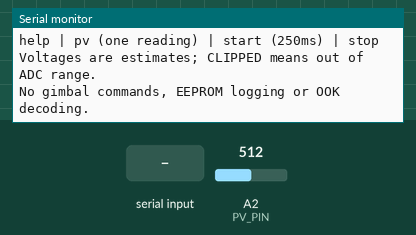
Recording of a sketch running on a simulated Arduino Pro Mini, built with avr-gcc and run on an emulated ATmega328P. Parts: the last lines printed to the serial monitor. The test bench sets the inputs (shaded band); at power-on: A2 (PV_PIN) = 512.

Above: at 1.4 s.
1.5 s: "pv\n" received over Serial
At 2.4 s:
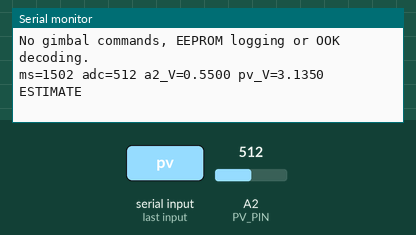
3.0 s: "stop\n" received over Serial
At 3.6 s:
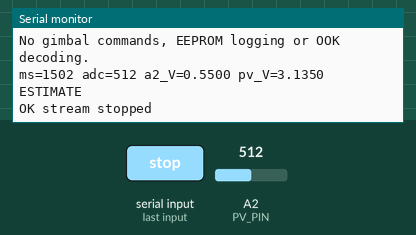
4.5 s: "1\n" received over Serial
At 5.9 s:
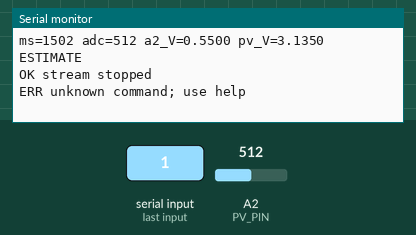

The sketch:

pv_voltage_test.ino
```cpp
// M4-2: Pro Mini ATmega328P 3.3V / 8MHz, serial 9600 baud.
// PV+ -- 47k -- A2 -- 10k -- GND; no separate 100-ohm load.
// Near-open-circuit measurement: the divider still loads the PV with 57k ohm.
// A0/A1 remain reserved for the gimbal. This sketch does not drive it.
// Voltage estimates use nominal reference/resistors; calibrate before evaluation.
// Serial-only wiring test: no EEPROM writes and no OOK decoding.
#include <Arduino.h>
#include <string.h>

const uint8_t PV_PIN = A2;
const float ADC_REFERENCE_V = 1.1f;
const float DIVIDER_GAIN = (47000.0f + 10000.0f) / 10000.0f;
const unsigned long PRINT_INTERVAL_MS = 250;
bool streaming = false;
unsigned long lastPrintMs = 0;
char commandBuffer[24];
uint8_t commandLength = 0;
bool invalidCommand = false;

void printHelp() {
  Serial.println(F("M4-2 PV voltage test; A2; 9600 baud; newline"));
  Serial.println(F("No 100 ohm load; divider 47k/10k; INTERNAL nominal 1.1V"));
  Serial.println(F("help | pv (one reading) | start (250ms) | stop"));
  Serial.println(F("Voltages are estimates; CLIPPED means out of ADC range."));
  Serial.println(F("No gimbal commands, EEPROM logging or OOK decoding."));
}

void printPv() {
  const int raw = analogRead(PV_PIN);
  Serial.print(F("ms=")); Serial.print(millis());
  Serial.print(F(" adc=")); Serial.print(raw);
  if (raw >= 1023) {
    // Do not report a saturated conversion as a valid voltage measurement.
    Serial.println(F(" a2_V=NA pv_V=NA CLIPPED"));
    return;
  }
  const float inputV = raw * (ADC_REFERENCE_V / 1024.0f);
  Serial.print(F(" a2_V=")); Serial.print(inputV, 4);
  Serial.print(F(" pv_V=")); Serial.print(inputV * DIVIDER_GAIN, 4);
  Serial.println(F(" ESTIMATE"));
}

void handleCommand() {
  commandBuffer[commandLength] = '\0';
  char *cmd = strtok(commandBuffer, " \t");
  if (!cmd) return;
  if (strtok(NULL, " \t")) {
    Serial.println(F("ERR unexpected argument; use help"));
    return;
  }
  if (!strcmp(cmd, "help")) printHelp();
  else if (!strcmp(cmd, "pv")) printPv();
  else if (!strcmp(cmd, "start")) {
    streaming = true;
    lastPrintMs = millis();
    printPv();
  } else if (!strcmp(cmd, "stop")) {
    streaming = false;
    Serial.println(F("OK stream stopped"));
  } else Serial.println(F("ERR unknown command; use help"));
}

void setup() {
  Serial.begin(9600);
  pinMode(PV_PIN, INPUT);
  digitalWrite(PV_PIN, LOW); // Ensure the input pull-up is disabled.
  analogReference(INTERNAL); // AREF must not be driven by an external supply.
  analogRead(PV_PIN);        // Apply reference selection; discard conversion.
  delay(10);                // Allow the internal reference to settle.
  analogRead(PV_PIN);        // Discard the first post-settling conversion too.
  printHelp();
}

void loop() {
  for (uint8_t i = 0; i < 16 && Serial.available(); ++i) {
    const char c = (char)Serial.read();
    if (c == '\r' || c == '\n') {
      if (invalidCommand) Serial.println(F("ERR line too long or invalid"));
      else handleCommand();
      commandLength = 0;
      invalidCommand = false;
    } else if ((c < 32 && c != '\t') || c > 126) {
      invalidCommand = true;
    } else if (!invalidCommand) {
      if (commandLength < sizeof(commandBuffer) - 1)
        commandBuffer[commandLength++] = c;
      else invalidCommand = true;
    }
  }
  if (streaming && (unsigned long)(millis() - lastPrintMs) >= PRINT_INTERVAL_MS) {
    lastPrintMs = millis(); // No catch-up bursts after delayed iterations.
    printPv();
  }
}
```

Measured:
- after the input at 1.5 s, the serial monitor: prints a new line at once (image 1)
- after the input at 3.0 s, the serial monitor: prints a new line at once (image 2)
- after the input at 4.5 s, the serial monitor: prints a new line at once (image 3)
